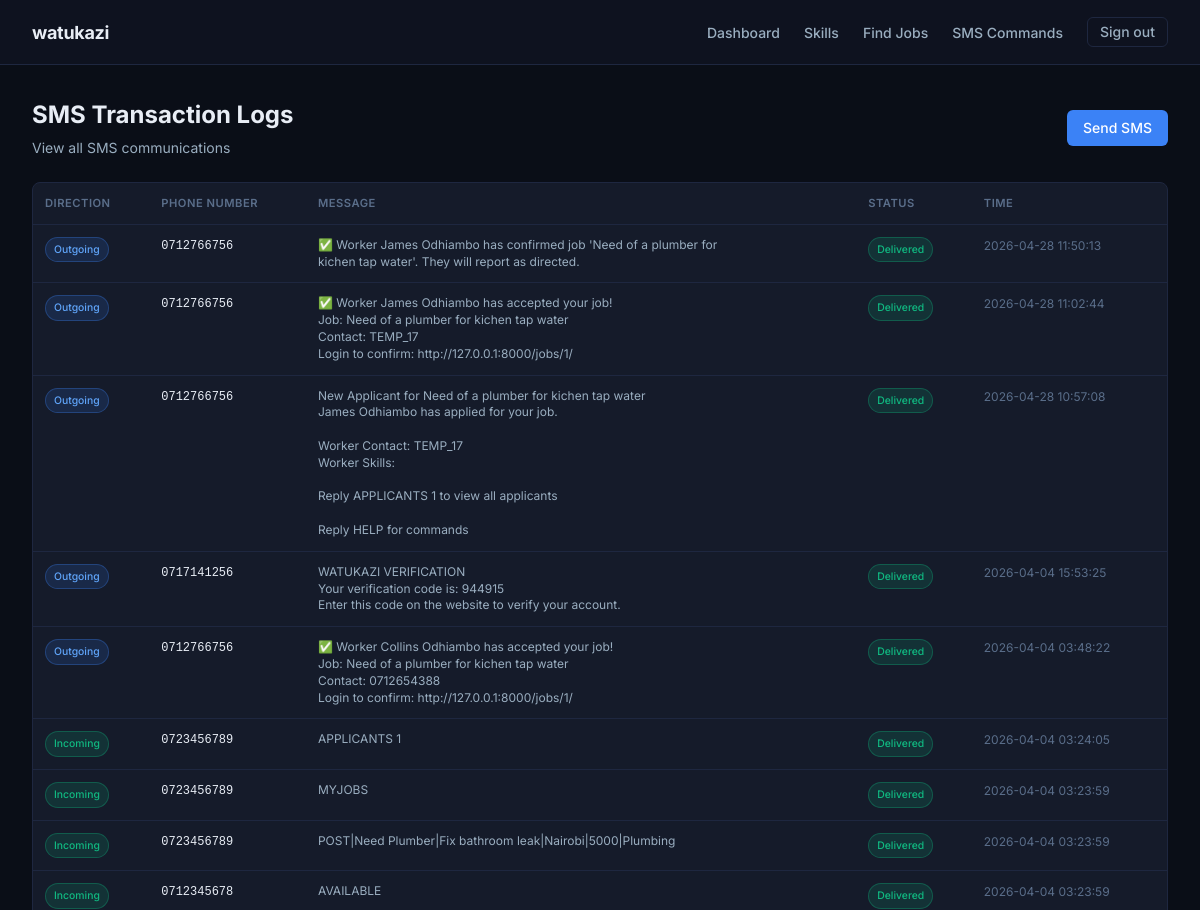
/sms/logs/ (signed in, upper part), run on an earlier commit of the app's database.
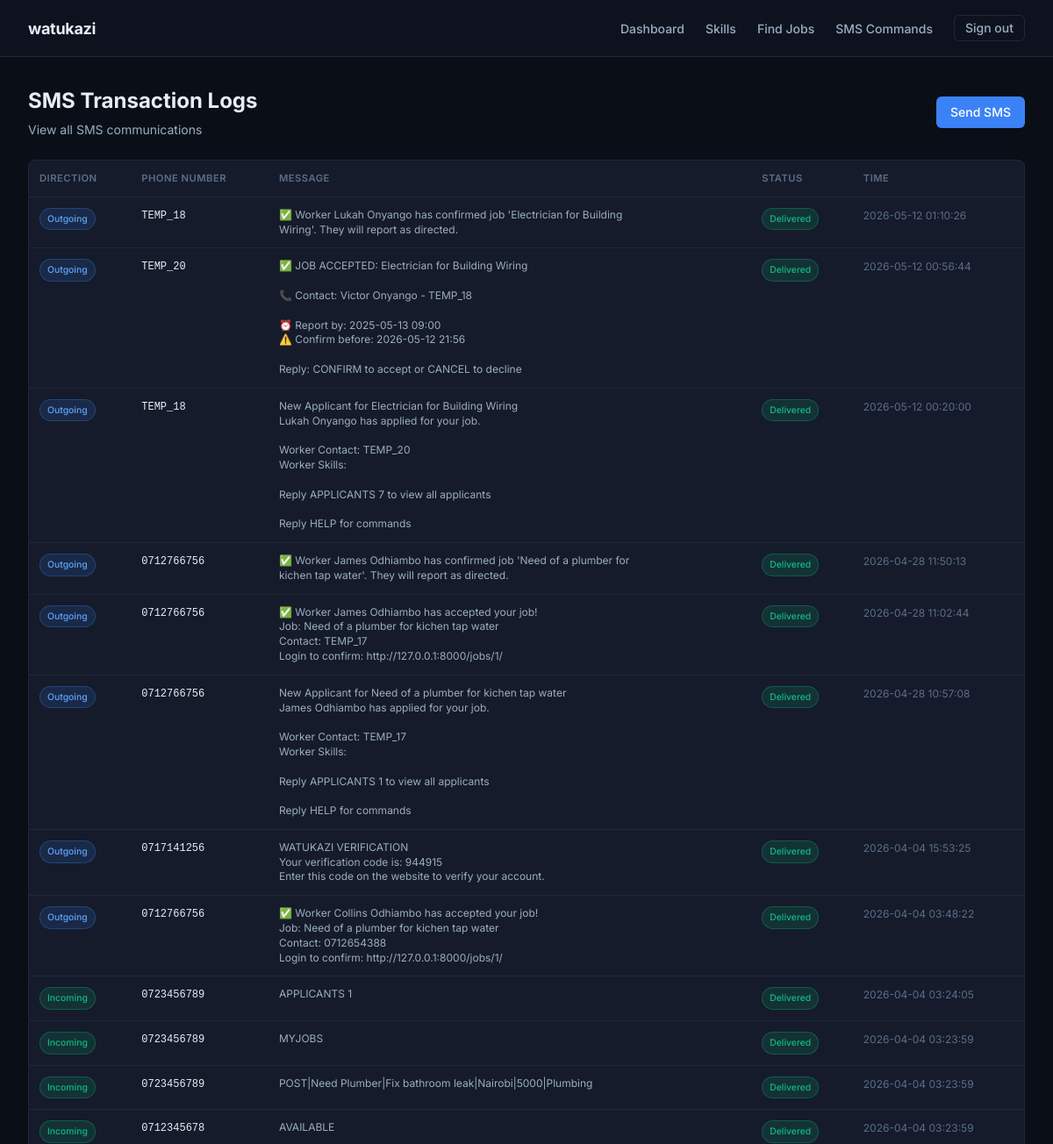
And on a later commit of the database.
### sms_simulator/models.py (models this page shows, shortened)
class SMSLog(models.Model):
    DIRECTION_CHOICES = (
        ('incoming', 'Incoming'),
        ('outgoing', 'Outgoing'),
    )
    STATUS_CHOICES = (
        ('sent', 'Sent'),
        ('delivered', 'Delivered'),
        ('failed', 'Failed'),
        ('pending', 'Pending'),
    )
    phone_number = models.CharField(max_length=15, db_index=True)
    message = models.TextField()
    direction = models.CharField(max_length=10, choices=DIRECTION_CHOICES, default='outgoing')
    status = models.CharField(max_length=10, choices=STATUS_CHOICES, default='pending')
    error_message = models.TextField(blank=True)
    created_at = models.DateTimeField(auto_now_add=True)
    delivered_at = models.DateTimeField(null=True, blank=True)
    class Meta:
        ordering = ['-created_at']
        indexes = [
            models.Index(fields=['phone_number']),
            models.Index(fields=['direction']),
            models.Index(fields=['created_at']),
        ]

### sms_simulator/views.py (the view)
# urls.py: path('logs/', views.sms_logs, name='logs'),
@staff_member_required
def sms_logs(request):
    logs = SMSLog.objects.all().order_by('-created_at')
    paginator = Paginator(logs, 50)
    page_number = request.GET.get('page')
    page_obj = paginator.get_page(page_number)
    context = {
        'logs': page_obj,
    }
    return render(request, 'sms_simulator/logs.html', context)

### accounts/context_processors.py (called while the page is built)
def sms_settings(request):
    try:
        sms = SMSSettings.objects.first()
        sms_number = sms.phone_number if sms else '0700000000'
    except:
        sms_number = '0700000000'
    return {
        'sms_number': sms_number,
    }

### notifications/context_processors.py (called while the page is built)
def notifications_context(request):
    if request.user.is_authenticated:
        unread_count = Notification.objects.filter(
            recipient=request.user,
            is_read=False
        ).count()
        recent_notifications = Notification.objects.filter(
            recipient=request.user
        )[:5]
        return {
            'unread_notifications_count': unread_count,
            'recent_notifications': recent_notifications,
        }
    return {
        'unread_notifications_count': 0,
        'recent_notifications': [],
    }

### templates/sms_simulator/logs.html (shortened to what this page needs)
{% extends "base.html" %}
{% block content %}
<div class="container">
    <div class="header-section">
        <div>
            <h1 class="header-title">SMS Transaction Logs</h1>
            <p class="header-subtitle">View all SMS communications</p>
        </div>
        <a href="{% url 'sms_simulator:send' %}" class="btn btn-primary">Send SMS</a>
    </div>
    <div class="card">
        <div class="card-body" style="padding: 0;">
            <div class="table-container">
                <table class="logs-table">
                    <thead>
                        <tr>
                            <th>Direction</th>
                            <th>Phone Number</th>
                            <th>Message</th>
                            <th>Status</th>
                            <th>Time</th>
                        </tr>
                    </thead>
                    <tbody>
                        {% for log in logs %}
                            <tr>
                                <td>
                                    {% if log.direction == 'outgoing' %}
                                        <span class="direction-badge direction-outgoing">Outgoing</span>
                                    {% else %}
                                        <span class="direction-badge direction-incoming">Incoming</span>
                                    {% endif %}
                                </td>
                                <td class="phone-number">{{ log.phone_number }}</td>
                                <td>
                                    <div class="message-content">{{ log.message|linebreaksbr }}</div>
                                </td>
                                <td>
                                    {% if log.status == 'delivered' %}
                                        <span class="status-badge status-delivered">Delivered</span>
                                    {% elif log.status == 'sent' %}
                                        <span class="status-badge status-sent">Sent</span>
                                    {% elif log.status == 'failed' %}
                                        <span class="status-badge status-failed">Failed</span>
                                    {% else %}
                                        <span class="status-badge status-pending">Pending</span>
                                    {% endif %}
                                </td>
                                <td class="timestamp">{{ log.created_at|date:"Y-m-d H:i:s" }}</td>
                            </tr>
                        {% endfor %}
                    </tbody>
                </table>
            </div>
        </div>
    </div>
</div>
{% endblock %}

What changed in the data, as far as the page shows it:
added SMSLog: direction "Outgoing", phone_number "TEMP_18", message "✅ Worker Lukah Onyango has confirmed job 'Electrician for Building Wiring'. They will report as directed.", status "Delivered", created_at "2026-05-12 01:10:26"
added SMSLog: direction "Outgoing", phone_number "TEMP_20", message "✅ JOB ACCEPTED: Electrician for Building Wiring 📞 Contact: Victor Onyango - TEMP_18 ⏰ Report by: 2025-05-13 09:00 ⚠️ Confirm before: 2026-05-12 21:56 Reply: CONFIRM to accept or CANCEL to decline", status "Delivered", created_at "2026-05-12 00:56:44"
added SMSLog: direction "Outgoing", phone_number "TEMP_18", message "New Applicant for Electrician for Building Wiring Lukah Onyango has applied for your job. Worker Contact: TEMP_20 Worker Skills: Reply APPLICANTS 7 to view all applicants Reply HELP for commands", status "Delivered", created_at "2026-05-12 00:20:00"
